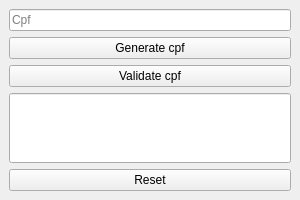
<?xml version="1.0" encoding="UTF-8"?>
<ui version="4.0">
 <class>MainWindow</class>
 <widget class="QMainWindow" name="MainWindow">
  <property name="geometry">
   <rect>
    <x>0</x>
    <y>0</y>
    <width>300</width>
    <height>200</height>
   </rect>
  </property>
  <property name="sizePolicy">
   <sizepolicy hsizetype="Fixed" vsizetype="Fixed">
    <horstretch>0</horstretch>
    <verstretch>0</verstretch>
   </sizepolicy>
  </property>
  <property name="windowTitle">
   <string>MainWindow</string>
  </property>
  <widget class="QWidget" name="centralwidget">
   <layout class="QGridLayout" name="gridLayout">
    <item row="0" column="0">
     <widget class="QLineEdit" name="linedit_cpf">
      <property name="maxLength">
       <number>14</number>
      </property>
      <property name="placeholderText">
       <string notr="true">Cpf</string>
      </property>
     </widget>
    </item>
    <item row="1" column="0">
     <widget class="QPushButton" name="btn_generate_cpf">
      <property name="text">
       <string>Generate cpf</string>
      </property>
     </widget>
    </item>
    <item row="2" column="0">
     <widget class="QPushButton" name="btn_validate_cpf">
      <property name="sizePolicy">
       <sizepolicy hsizetype="Expanding" vsizetype="Fixed">
        <horstretch>0</horstretch>
        <verstretch>0</verstretch>
       </sizepolicy>
      </property>
      <property name="text">
       <string>Validate cpf</string>
      </property>
     </widget>
    </item>
    <item row="3" column="0">
     <widget class="QLineEdit" name="linedit_display">
      <property name="enabled">
       <bool>true</bool>
      </property>
      <property name="sizePolicy">
       <sizepolicy hsizetype="Expanding" vsizetype="Expanding">
        <horstretch>0</horstretch>
        <verstretch>0</verstretch>
       </sizepolicy>
      </property>
     </widget>
    </item>
    <item row="4" column="0">
     <widget class="QPushButton" name="btn_reset">
      <property name="text">
       <string>Reset</string>
      </property>
     </widget>
    </item>
   </layout>
  </widget>
 </widget>
 <resources/>
 <connections/>
</ui>
